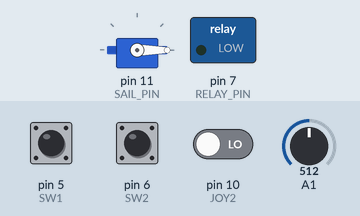
A sketch run on a simulated Arduino Uno, built with avr-gcc and run on an emulated ATmega328P. Shown: servo, switched loads named in the sketch (green lamp = pin HIGH). The inputs (shaded band) are chosen by the test bench; at power-on: pin 5 (SW1) HIGH, pin 6 (SW2) HIGH, pin 10 (JOY2) LOW, A1 = 512. What the sketch prints to the serial monitor is not drawn.

Above: at 0.3 s.
Timing chart, 0 to 1.8 s (numbered marks = the images above):
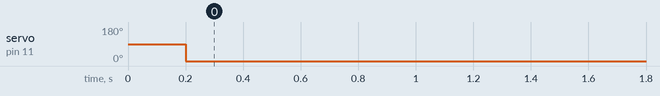

Measured:
- by itself, servo on pin 11 (SAIL_PIN): 90° → 0° at 0.20 s

The sketch:

Final.ino
```cpp
#include <Servo.h>

/*
TODO:
-skalowanie i modulo kąta obrotu impulsatora
-regulator P dla kąta obortu
-Maszyna stanów
  - Sterowanie zwykle
  - rufa lewy hals
  - rufa prawy hals
-dodać poprawkę na ster (jeżeli jest wolny pin PWM)
*/

//Piny wejsciowe do PWM z pilota
#define SW1 5
#define SW2 6
#define JOY1 9
#define JOY2 10

//Pin do wysylania PWM na serwo
#define SAIL_PIN 11

//Pin do wysterowania przekaźnika załączającego silnik
#define RELAY_PIN 7

//zmienne do obsługi
unsigned long time = 0;
int Sail_angle = 90;
int hals = 0;
/*
0 - prawy hals
1 - lewy hals
*/

int stan_sterowania = 0;
/*
0 - manualne sterowanie
1 - automatyczne sterowanie (bez zwrotu)
2 - zwrot przez rufę lewy hals
3 - zwrot przez rufę prawy hals
*/

volatile int encoderPos = 10;  // Aktualna pozycja enkodera (0-19)
int prevEncoderPos = 10;
Servo sailServo;

void setup() {
  Serial.begin(9600);

  pinMode(SW1, INPUT);
  pinMode(SW2, INPUT);
  pinMode(JOY1, INPUT);
  pinMode(JOY2, INPUT);
  pinMode(SAIL_PIN, OUTPUT);
  pinMode(RELAY_PIN, OUTPUT);


  time = millis();

  sailServo.attach(SAIL_PIN);
}

void loop() {

  unsigned long SW1_value = pulseIn(SW1, HIGH, 50000);  // Funkcja do odczytywania
  Serial.print(SW1_value);                              // wypisuje wartość w mikrosekundach (1000–2000us)
  Serial.print("    ");
  delay(10);

  /*
  TODO:

  -ogarnij jakie pozycje switcha robią co
    -pozycja na silnik
    -pozycja na jalowy
    -pozycja zerująca wiatrowskaz


  */

  if (SW1_value > 1200) {  // załączenie silnika
    digitalWrite(RELAY_PIN, HIGH);
  } else if (SW1_value > 1500) {
    //digitalWrite(RELAY_PIN, LOW);
  } else {
    digitalWrite(RELAY_PIN, LOW);
  }

  unsigned long SW2_value = pulseIn(SW2, HIGH, 50000);  // Funkcja do odczytywania
  Serial.print(SW2_value);                              // wypisuje wartość w mikrosekundach (1000–2000us)
  Serial.print("    ");
  Serial.print(encoderPos);
  Serial.print("    ");
  delay(10);

  unsigned long joy2_us = pulseIn(JOY2, HIGH, 50000);

  if (SW2_value < 1200) stan_sterowania = 0;
  Serial.print(stan_sterowania);
  Serial.print("    ");
  Sail_angle = calculateSailAngle();

  if (SW2_value > 1400) {
    stan_sterowania = 1;
  }


  switch (stan_sterowania) {
    case 0:
      {
        int angle2 = map(joy2_us, 1000, 2000, 0, 180);
        angle2 = constrain(angle2, 0, 180);
        sailServo.write(angle2);
        Serial.print("Reczne sterowanie zaglem");
        //Serial.print("  JOY2 PWM: ");
        //Serial.print(joy2_us);
        //Serial.print(" -> Angle: ");
        //Serial.println(angle2);
        break;
      }
    case 1:
      {
        Serial.print("Automatyczne sterowanie zaglem");
        sailServo.write(Sail_angle);

        break;
      }
    case 2:
      break;

    case 3:
      break;
  }
  Serial.println("");
  delay(20);
}

int calculateSailAngle() {
  int potencjometrValue = analogRead(A1);
  int obroc = map(potencjometrValue, 0, 1023, 0, 180);
  delay(30);
  return obroc;
}
```
